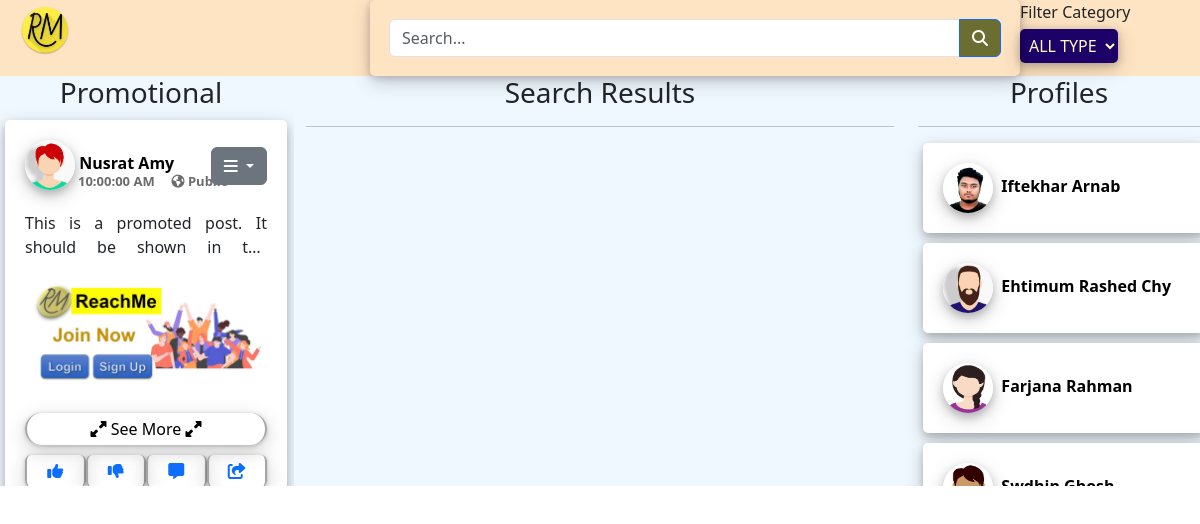
The page /search.php (signed in) on the database as committed earlier.
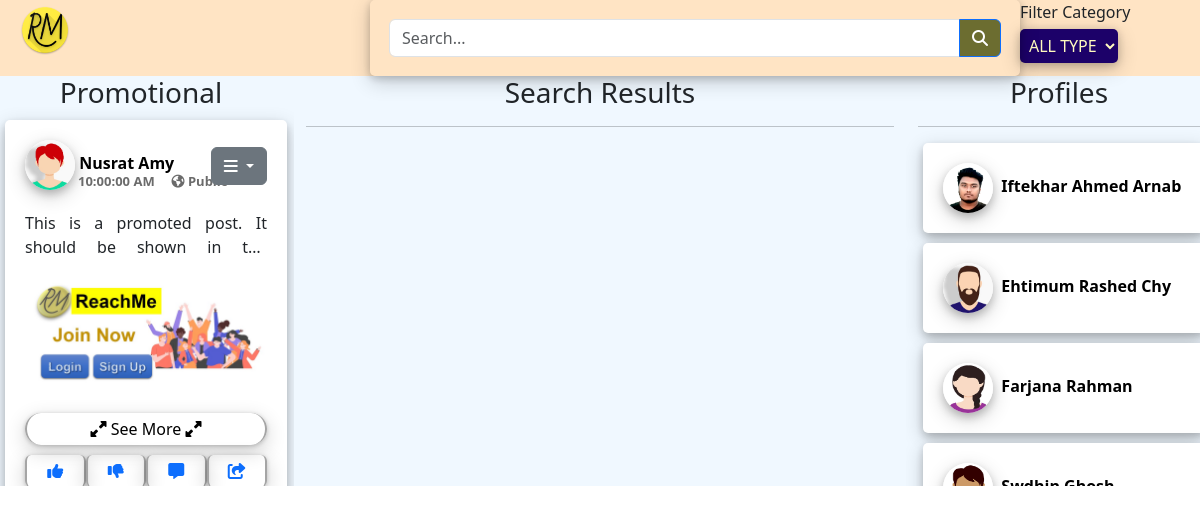
The same page on the database as committed later.
### tables this page shows
CREATE TABLE `posts` (
  `id` int(11) NOT NULL,
  `authorid` int(11) NOT NULL,
  `title` varchar(250) NOT NULL,
  `content` text NOT NULL,
  `time` varchar(100) DEFAULT NULL,
  `category` varchar(50) DEFAULT NULL,
  `media_link` varchar(500) DEFAULT NULL,
  `upvotes` int(11) DEFAULT 0,
  `downvotes` int(11) DEFAULT 0,
  `privacy` varchar(10) DEFAULT NULL,
  `authorname` varchar(200) DEFAULT NULL,
  `shared` varchar(20) DEFAULT NULL,
  `shared_authorid` int(11) DEFAULT NULL,
  `shared_pid` int(11) DEFAULT NULL,
  `report` varchar(100) DEFAULT NULL
);

CREATE TABLE `users` (
  `fname` varchar(150) DEFAULT NULL,
  `lname` varchar(150) DEFAULT NULL,
  `uname` varchar(150) DEFAULT NULL,
  `email` varchar(150) DEFAULT NULL,
  `phone` varchar(150) DEFAULT NULL,
  `job` varchar(150) DEFAULT NULL,
  `about` varchar(500) DEFAULT NULL,
  `pass` varchar(150) DEFAULT NULL,
  `id` int(11) NOT NULL,
  `verified` varchar(20) DEFAULT NULL,
  `flag` int(11) DEFAULT 0,
  `content_count` int(11) DEFAULT 0,
  `pro_pic` varchar(500) DEFAULT NULL,
  `temp_id` varchar(50) DEFAULT NULL,
  `date_of_birth` varchar(100) DEFAULT NULL,
  `religion` varchar(100) DEFAULT NULL,
  `language` varchar(100) DEFAULT NULL,
  `relation` varchar(100) DEFAULT NULL,
  `blood` varchar(100) DEFAULT NULL,
  `nation` varchar(100) DEFAULT NULL,
  `address` varchar(100) DEFAULT NULL,
  `gender` varchar(50) DEFAULT NULL,
  `politics` varchar(50) DEFAULT NULL,
  `sports` varchar(400) DEFAULT NULL,
  `hobby` varchar(400) DEFAULT NULL,
  `temp_id2` varchar(50) DEFAULT NULL,
  `status` varchar(50) DEFAULT NULL,
  `s_verified` varchar(50) DEFAULT NULL
);

### search.php (the view, shortened to what this page needs)
<?php
include('include/connection.php');
class post_card_creation
{
    public $class_con;
    function get_con($con)
    {
        $this->class_con = $con;
    }
    function get_author_propic($aid)
    {
        $apic = "ext-files/user/default.jpg";
        $asql = "SELECT * FROM users WHERE id = '$aid'";
        $ares = mysqli_query($this->class_con, $asql);
        while ($class_arow = mysqli_fetch_assoc($ares)) {
            if (!(empty($class_arow['pro_pic']))) {
                $apic = "ext-files/user/" . $class_arow['pro_pic'];
            }
        }
        return $apic;
    }
    function get_authorname($aid)
    {
        $aname = "Undefined";
        $asql = "SELECT * FROM users WHERE id = '$aid'";
        $ares = mysqli_query($this->class_con, $asql);
        while ($class_arow = mysqli_fetch_assoc($ares)) {
            $aname = $class_arow['fname'] . " " . $class_arow['lname'];
        }
        return $aname;
    }
    function check_friendlist($lid, $pid)
    {
        $return_value = false;
        $fsql = "SELECT * FROM friend_list WHERE sid = '$lid' AND rid = '$pid' AND stat = 'a'";
        $fresult = mysqli_query($this->class_con, $fsql);
        $fcount = mysqli_num_rows($fresult);
        if ($fcount > 0) {
            $return_value = true;
        }
        $f2sql = "SELECT * FROM friend_list WHERE sid = '$pid' AND rid = '$lid' AND stat = 'a'";
        $f2result = mysqli_query($this->class_con, $f2sql);
        $f2count = mysqli_num_rows($f2result);
        if ($f2count > 0) {
            $return_value = true;
        }
        return $return_value;
    }
    function generate_card($htype, $ulogid)
    {
        $class_logid = $ulogid;
        $class_home_type = $htype;
        $sql = "SELECT * FROM posts WHERE privacy = 'p'";
        if ($class_logid != -99) {
            $sql = "SELECT * FROM posts";
        }
        $res = mysqli_query($this->class_con, $sql);
        while ($class_row = mysqli_fetch_assoc($res)) {
            $type = $class_row['category'];
            $id = $class_row['id'];
            $auth_id = $class_row['authorid'];
            $media_tag = 'img';
            $time = $class_row['time'];
            $privacy_show = "Undefined";
            $height = "auto";
            $propic_link = $this->get_author_propic($class_row['authorid']);
            $authorname = $this->get_authorname($class_row['authorid']);
            $show_or_not = false;
            $priv = $class_row['privacy'];
            if ($priv == 'p') {
                $privacy_show = '<i class="fas fa-globe-americas"></i> Public';
                $show_or_not = true;
            } else {
                $privacy_show = '<i class="fas fa-user-friends"></i> Friends';
                if ($this->check_friendlist($auth_id, $class_logid)) {
                    $show_or_not = true;
                }
            }
            if ($show_or_not == true) {
                if ($class_home_type == 'all') {
                    if ($type == 'photo') {
                        $media_tag = 'img';
                    } else if ($type == 'video') {
                        $media_tag = 'iframe';
                        $height = "400";
                    }
                    echo '<div class="card-main">
                    <a title="View User Profile" class="unformatted-link homepage-poster-name" href="view_user.php?uid=' . $class_row['authorid'] . '"><img class="profile-pic-home-post" src="' . $propic_link . '">&nbsp' . $authorname . '<p class="timestamp-home" title="Timestamp & Privacy">' . $time . ' &nbsp&nbsp&nbsp ' . $privacy_show . '</p></a>
                    <div class="dropdown" style="float: right; margin-top: -60px;">
                        <button class="btn btn-secondary dropdown-toggle" type="button" id="dropdownMenuButton1" data-bs-toggle="dropdown" aria-expanded="false">
                            <i class="fas fa-bars"></i>
                        </button>
                    <ul class="dropdown-menu" aria-labelledby="dropdownMenuButton1">
                        <li><a class="dropdown-item" href="see_taglist.php?pid=' . $id . '"><i class="fas fa-user-tag"></i> See Tagged Users</a></li>
                    </ul>
                    </div>
                    <div class="post-text">
                        <span>' . $class_row['content'] . '</span>
                    </div>
                    <div style="margin-bottom: 30px;">
                        <' . $media_tag . ' src="' . $class_row['media_link'] . '" height="' . $height . '" width="100%" controlsList="nodownload"></' . $media_tag . '>
                    </div>
                    <a class="unformatted-link" href="subdir/post_inter.php?pid=' . $class_row['id'] . '&oper=view" title="See More">
                        <div class="card-button-see-more"><i class="fas fa-expand-alt"></i> See More <i class="fas fa-expand-alt"></i></div>
                    </a>
                    <a href="subdir/post_inter.php?pid=' . $class_row['id'] . '&oper=like" title="Upvote">
                        <div class="card-button"><i class="fas fa-thumbs-up"></i></div>
                    </a>
                    <a href="subdir/post_inter.php?pid=' . $class_row['id'] . '&oper=dislike" title="Downvote">
                        <div class="card-button"><i class="fas fa-thumbs-down"></i></div>
                    </a>
                    <a href="subdir/post_inter.php?pid=' . $class_row['id'] . '&oper=comment" title="Comment">
                        <div class="card-button"><i class="fas fa-comment-alt"></i></div>
                    </a>
                    <a href="subdir/post_inter.php?pid=' . $class_row['id'] . '&oper=share" title="Share">
                        <div class="card-button"><i class="fas fa-share-square"></i></div>
                    </a>
                </div>';
                } else {
                    if ($type == $class_home_type) {
                        echo '<div class="card-main">
                        <a title="View User Profile" class="unformatted-link homepage-poster-name" href="view_user.php?uid=' . $class_row['authorid'] . '"><img class="profile-pic-home-post" src="' . $propic_link . '">&nbsp' . $authorname . '<p class="timestamp-home" title="Timestamp & Privacy">' . $time . ' &nbsp&nbsp&nbsp ' . $privacy_show . '</p></a>
                        <div class="dropdown" style="float: right; margin-top: -60px;">
                        <button class="btn btn-secondary dropdown-toggle" type="button" id="dropdownMenuButton1" data-bs-toggle="dropdown" aria-expanded="false">
                            <i class="fas fa-bars"></i>
                        </button>
                        <li><a class="dropdown-item" href="see_taglist.php?pid=' . $id . '"><i class="fas fa-user-tag"></i> See Tagged Users</a></li>
                    </div>
                    <div class="post-text">
                        <span>' . $class_row['content'] . '</span>
                    </div>
                    <div style="margin-bottom: 30px;">
                        <' . $media_tag . ' src="' . $class_row['media_link'] . '" height="' . $height . '" width="100%" controlsList="nodownload"></' . $media_tag . '>
                    </div>
                    <a class="unformatted-link" href="subdir/post_inter.php?pid=' . $class_row['id'] . '&oper=view" title="See More">
                        <div class="card-button-see-more"><i class="fas fa-expand-alt"></i> See More <i class="fas fa-expand-alt"></i></div>
                    </a>
                    <a href="subdir/post_inter.php?pid=' . $class_row['id'] . '&oper=like" title="Upvote">
                        <div class="card-button"><i class="fas fa-thumbs-up"></i></div>
                    </a>
                    <a href="subdir/post_inter.php?pid=' . $class_row['id'] . '&oper=dislike" title="Downvote">
                        <div class="card-button"><i class="fas fa-thumbs-down"></i></div>
                    </a>
                    <a href="subdir/post_inter.php?pid=' . $class_row['id'] . '&oper=comment" title="Comment">
                        <div class="card-button"><i class="fas fa-comment-alt"></i></div>
                    </a>
                    <a href="subdir/post_inter.php?pid=' . $class_row['id'] . '&oper=share" title="Share">
                        <div class="card-button"><i class="fas fa-share-square"></i></div>
                    </a>
                </div>';
                    }
                }
            }
        }
    }
}
class search_result_generation
{
    public $class_search_string;
    public $class_con;
    function get_con($con)
    {
        $this->class_con = $con;
    }
    function get_author_propic($aid)
    {
        $apic = "ext-files/user/default.jpg";
        $asql = "SELECT * FROM users WHERE id = '$aid'";
        $ares = mysqli_query($this->class_con, $asql);
        while ($class_arow = mysqli_fetch_assoc($ares)) {
            if (!(empty($class_arow['pro_pic']))) {
                $apic = "ext-files/user/" . $class_arow['pro_pic'];
            }
        }
        return $apic;
    }
    function generate_result_users()
    {
        $slq_pro = "SELECT * FROM users WHERE fname LIKE '%" . $this->class_search_string . "%' OR lname LIKE '%" . $this->class_search_string . "%'";
        $class_result_pro = mysqli_query($this->class_con, $slq_pro);
        while ($class_row_pro = mysqli_fetch_assoc($class_result_pro)) {
            $propicid = $class_row_pro['id'];
            $propic_link_prores = $this->get_author_propic($propicid);
            echo '<div class="card-main">
                    <a title="View User Profile" class="unformatted-link homepage-poster-name" href="view_user.php?uid=' . $class_row_pro['id'] . '">
                        <img class="profile-pic-home-post" src="' . $propic_link_prores . '">
                    &nbsp' . $class_row_pro['fname'] . ' ' . $class_row_pro['lname'] . '</a>
                </div>';
        }
    }
}
$search_string = '';
$type = 'all';
$all_active = "";
$search_object = new search_result_generation();
$search_object->get_con($con);
if (isset($type)) {
    $type = $_GET['type'];
    if ($type == "text") {
        $text_active = "selected";
    } else if ($type == "photo") {
        $photo_active = "selected";
    } else if ($type == "video") {
        $video_active = "selected";
    } else if ($type == "sell") {
        $sell_active = "selected";
    } else {
        $all_active = "selected";
    }
} else {
    $all_active = "selected";
}
?>
<!DOCTYPE html>
<html lang="en">
<head>
    <link rel="stylesheet" href="assets/fontawesome/css/all.css">
    <link rel="stylesheet" href="assets/bootstrap/css/bootstrap.min.css">
    <link rel="stylesheet" href="css/style.css?v=<?php echo time(); ?>">
</head>
<body>
    <div class="row" style="background-color:bisque;">
        <div class="col-sm-12">
            <a href="index.php">
                <img src="files/logo/rm.png" height="50px" width="50px" style="float:left; margin-top:5px;margin-left:20px;">
            </a>
            <form method="GET" action="search.php">
                <div class="form-group srch-panel">
                    <div class="input-group textbox">
                        <input type="search" name="q" class="form-control tbox" placeholder="Search..." value="<?= $search_string ?>" />
                        <button type="submit" class="btn btn-primary" style="background-color: #6c6d30;">
                            <i class="fas fa-search"></i>
                        </button>
                    </div>
                </div>
                <label for="type">Filter Category</label><br>
                <select class="select-btn" id="type" name="type">
                    <option value="all" <?= $all_active ?>>ALL TYPE</option>
                </select>
            </form>
        </div>
    </div>
    <div class="row" style="background-color:aliceblue;">
        <div class="col-sm-3 home1 hide-in-mobile" style="overflow-y:scroll;" id="home1">
            <h3 style="text-align:center;">Promotional</h3>
            <?php
            $gen_post_list = new post_card_creation();
            $gen_post_list->get_con($con);
            $gen_post_list->generate_card('promoted', $_SESSION['logid']);
            ?>
        </div>
        <div class="col-sm-6" style="overflow-y:scroll;" id="home2">
            <h3 style="text-align:center;">Search Results</h3>
            <hr>
            <?php
            $search_object->generate_result();
            ?>
        </div>
        <div class="col-sm-3" style="overflow-y:scroll;" id="home3">
            <h3 style="text-align:center;">Profiles</h3>
            <hr>
            <?php
            $search_object->generate_result_users();
            ?>
        </div>
    </div>
</body>
</html>

### css/style.css (style rules this page uses)
:root { --transition-speed: 600ms; }
.unformatted-link { text-decoration: none; color: black; }
* { scrollbar-width: thin; scrollbar-color: #3d3f28 #faffaf; }
.card-main { width: 100%; overflow: hidden; background-color: rgb(255, 255, 255); border-radius: 5px; margin-top: 10px; margin-left: 5px; margin-bottom: 5px; padding: 20px; box-shadow: 0 4px 8px 0 rgba(0, 0, 0, 0.2), 0 6px 20px 0 rgba(0, 0, 0, 0.19); }
.profile-pic-home-post { border-radius: 50px; height: 50px; width: 50px; box-shadow: 0 4px 8px 0 rgba(0, 0, 0, 0.2), 0 6px 20px 0 rgba(0, 0, 0, 0.19); }
.card-button { float: left; text-align: center; width: 25%; padding: 4px; border-radius: 6px; border-left: 2px solid rgb(165, 165, 165); border-right: 2px solid rgb(165, 165, 165); box-shadow: 0 1px 4px 0 rgba(0, 0, 0, 0.2), 0 6px 20px 0 rgba(0, 0, 0, 0.19); }
.card-button-see-more { text-align: center; width: 100%; padding: 4px; margin-bottom: 10px; border-radius: 50px; border-left: 2px solid rgb(165, 165, 165); border-right: 2px solid rgb(165, 165, 165); box-shadow: 0 1px 4px 0 rgba(0, 0, 0, 0.2), 0 6px 20px 0 rgba(0, 0, 0, 0.19); }
.post-text { overflow: hidden; max-height: 50px; margin-top: 20px; margin-bottom: 20px; text-overflow: ellipsis; text-align: justify; }
span { display: inline-block; width: 100%; max-height: 300px; -webkit-line-clamp: 2; display: -webkit-box; -webkit-box-orient: vertical; overflow: hidden; text-overflow: ellipsis; }
.timestamp-home { margin-top: -18px; margin-left: 53px; color: rgb(107, 107, 107); font-size: 13px; font-weight: bold; }
.homepage-poster-name { font-weight: bold; }
.select-btn { padding: 5px; color: rgb(255, 251, 191); background-color: rgb(28, 1, 105); border-radius: 5px; box-shadow: 0 2px 8px rgba(0, 0, 0, 0.2), 0 6px 20px 0 rgba(0, 0, 0, 0.19); margin-top: 5px; border: 0px; transition: var(--transition-speed); }
.textbox { padding: 10px; border-radius: 5px; box-shadow: 0 2px 8px rgba(0, 0, 0, 0.2), 0 6px 20px 0 rgba(0, 0, 0, 0.19); }

### search.php (style rules this page uses)
.srch-panel { float: left; }
.textbox { padding: 2%; margin-left: 300px; width: 650px; }

Rows that differ between the two databases and show on the page:
changed users "Arnab": fname "Iftekhar" → "Iftekhar Ahmed"
